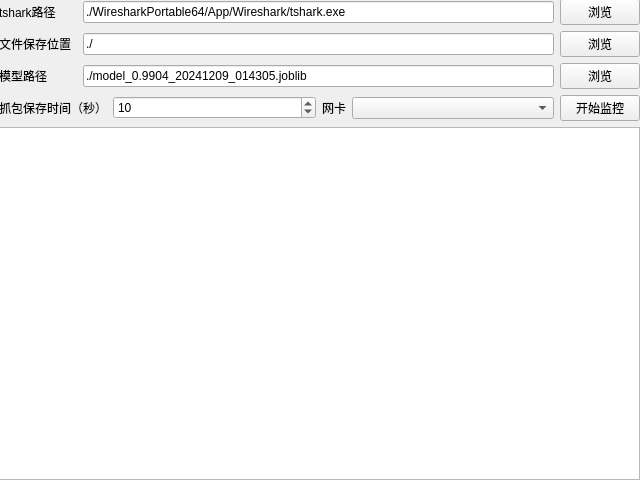
<?xml version="1.0" encoding="UTF-8"?>
<ui version="4.0">
 <class>mainGUI</class>
 <widget class="QMainWindow" name="mainGUI">
  <property name="geometry">
   <rect>
    <x>0</x>
    <y>0</y>
    <width>640</width>
    <height>480</height>
   </rect>
  </property>
  <property name="minimumSize">
   <size>
    <width>640</width>
    <height>480</height>
   </size>
  </property>
  <property name="maximumSize">
   <size>
    <width>640</width>
    <height>480</height>
   </size>
  </property>
  <property name="windowTitle">
   <string>NetFlow</string>
  </property>
  <widget class="QWidget" name="centralwidget">
   <widget class="QWidget" name="verticalLayoutWidget">
    <property name="geometry">
     <rect>
      <x>-1</x>
      <y>-1</y>
      <width>641</width>
      <height>481</height>
     </rect>
    </property>
    <layout class="QVBoxLayout" name="verticalLayout">
     <item>
      <layout class="QHBoxLayout" name="horizontalLayout" stretch="1,6,0">
       <item>
        <widget class="QLabel" name="label">
         <property name="text">
          <string>tshark路径</string>
         </property>
        </widget>
       </item>
       <item>
        <widget class="QLineEdit" name="tsharkPath">
         <property name="text">
          <string>./WiresharkPortable64/App/Wireshark/tshark.exe</string>
         </property>
        </widget>
       </item>
       <item>
        <widget class="QPushButton" name="browseTshark">
         <property name="text">
          <string>浏览</string>
         </property>
        </widget>
       </item>
      </layout>
     </item>
     <item>
      <layout class="QHBoxLayout" name="horizontalLayout_5" stretch="1,6,0">
       <item>
        <widget class="QLabel" name="label_3">
         <property name="text">
          <string>文件保存位置</string>
         </property>
        </widget>
       </item>
       <item>
        <widget class="QLineEdit" name="savePath">
         <property name="text">
          <string>./</string>
         </property>
        </widget>
       </item>
       <item>
        <widget class="QPushButton" name="browseSave">
         <property name="text">
          <string>浏览</string>
         </property>
        </widget>
       </item>
      </layout>
     </item>
     <item>
      <layout class="QHBoxLayout" name="horizontalLayout_2" stretch="1,6,0">
       <item>
        <widget class="QLabel" name="label_5">
         <property name="text">
          <string>模型路径</string>
         </property>
        </widget>
       </item>
       <item>
        <widget class="QLineEdit" name="modelPath">
         <property name="text">
          <string>./model_0.9904_20241209_014305.joblib</string>
         </property>
        </widget>
       </item>
       <item>
        <widget class="QPushButton" name="browseModel">
         <property name="text">
          <string>浏览</string>
         </property>
        </widget>
       </item>
      </layout>
     </item>
     <item>
      <layout class="QHBoxLayout" name="horizontalLayout_4" stretch="0,1,0,1,0">
       <item>
        <widget class="QLabel" name="label_2">
         <property name="text">
          <string>抓包保存时间（秒）</string>
         </property>
        </widget>
       </item>
       <item>
        <widget class="QSpinBox" name="timeInput">
         <property name="maximum">
          <number>86400</number>
         </property>
         <property name="singleStep">
          <number>1</number>
         </property>
         <property name="value">
          <number>10</number>
         </property>
         <property name="displayIntegerBase">
          <number>10</number>
         </property>
        </widget>
       </item>
       <item>
        <widget class="QLabel" name="label_4">
         <property name="text">
          <string>网卡</string>
         </property>
        </widget>
       </item>
       <item>
        <widget class="QComboBox" name="interfaceCombo"/>
       </item>
       <item>
        <widget class="QPushButton" name="controlButton">
         <property name="text">
          <string>开始监控</string>
         </property>
        </widget>
       </item>
      </layout>
     </item>
     <item>
      <widget class="QTextBrowser" name="textOutput"/>
     </item>
    </layout>
   </widget>
  </widget>
 </widget>
 <resources/>
 <connections/>
</ui>
